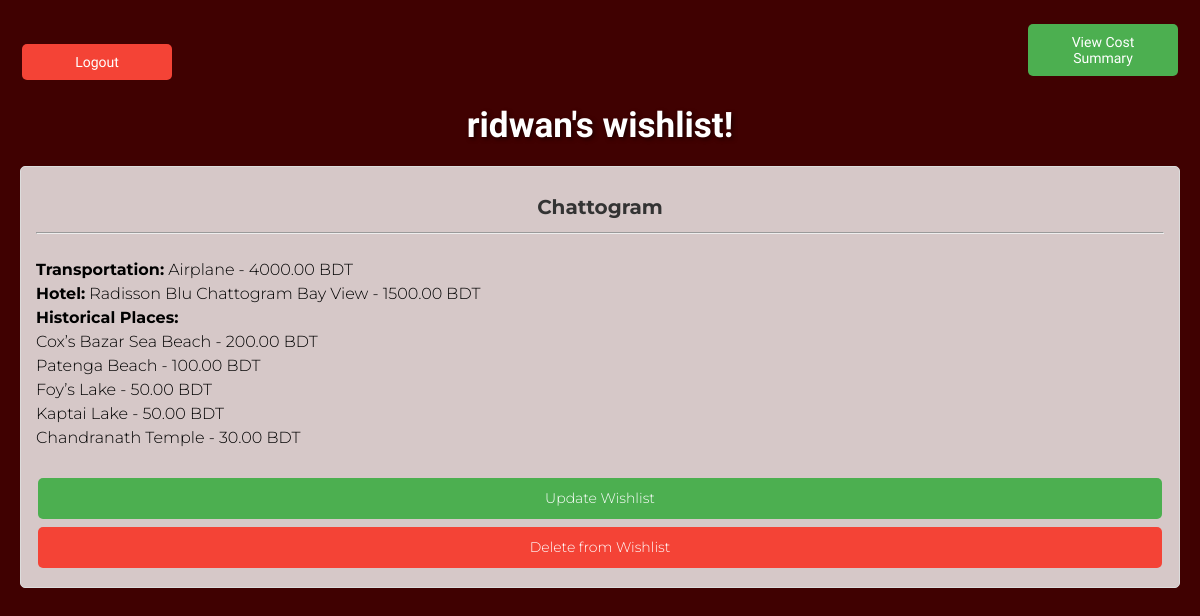
The app's page /wishlist.php (signed in) with its own data.
### tables this page shows
CREATE TABLE `place` (
  `place_id` int(11) NOT NULL,
  `place_name` varchar(50) NOT NULL,
  `best_season` varchar(20) NOT NULL,
  `place_pic` varchar(512) DEFAULT NULL
);

CREATE TABLE `transportation` (
  `transport_id` int(11) NOT NULL,
  `place_id` int(11) NOT NULL,
  `type` varchar(20) NOT NULL,
  `cost` decimal(10,2) NOT NULL
);

CREATE TABLE `hotel` (
  `hotel_id` int(11) NOT NULL,
  `place_id` int(11) NOT NULL,
  `hotel_name` varchar(100) NOT NULL,
  `stars` int(11) DEFAULT NULL CHECK (`stars` between 1 and 5),
  `avg_price` decimal(10,2) NOT NULL,
  `maps` varchar(256) DEFAULT NULL
);

CREATE TABLE `historicalplace` (
  `historical_id` int(11) NOT NULL,
  `place_id` int(11) NOT NULL,
  `name` varchar(100) NOT NULL,
  `description` text NOT NULL,
  `ticket_price` decimal(10,2) DEFAULT 0.00,
  `map` varchar(512) DEFAULT NULL,
  `picture` varchar(512) DEFAULT NULL
);

### wishlist.php (the view, shortened to what this page needs)
<?php
require_once 'DBconnect.php';
$user_id = $_SESSION['user_id'];
$sql = "SELECT p.place_id, p.place_name FROM Wishlist w
        JOIN Place p ON w.place_id = p.place_id
        WHERE w.user_id = $user_id";
$result = $conn->query($sql);
?>
<!DOCTYPE html>
<html lang="en">
<head>
    <link rel="stylesheet" href="style.css">
</head>
<body class="home">
    <header>
        <nav>
            <div class="nav_buttons">
                <a href="cost_summary.php" class="view-cost-summary-btn">View Cost Summary</a>
                <a href="logout.php" class="logout-btn">Logout</a>
            </div>
        </nav>
    </header>
    <main>
        <div class="user-info">
            <h3><?php echo $_SESSION['name']; ?>'s wishlist!</h3>
        </div>
        <div class="wishlist-container">
            <?php if ($result->num_rows > 0) {
                while ($row = $result->fetch_assoc()) {
                    $place_id = $row['place_id'];
                    $place_name = $row['place_name'];
                    $transport_sql = "SELECT t.type, t.cost FROM Transportation t
                                    JOIN Wishlist w ON t.transport_id = w.transport_id
                                    WHERE w.place_id = $place_id AND w.user_id = $user_id";
                    $transport_result = $conn->query($transport_sql);
                    $hotel_sql = "SELECT h.hotel_name, h.avg_price FROM Hotel h
                                JOIN Wishlist w ON h.hotel_id = w.hotel_id
                                WHERE w.place_id = $place_id AND w.user_id = $user_id";
                    $hotel_result = $conn->query($hotel_sql);
                    $historical_sql = "SELECT hp.name, hp.ticket_price FROM HistoricalPlace hp
                                    WHERE FIND_IN_SET(hp.historical_id,
                                    (SELECT w.historical_ids FROM Wishlist w
                                        WHERE w.place_id = $place_id AND w.user_id = $user_id))";
                    $historical_result = $conn->query($historical_sql);
            ?>
            <div class="place-wishlist">
                <h3><?php echo $place_name; ?></h3>
                <hr>
                <br>
                <p><strong>Transportation:</strong>
                <?php if ($transport_result->num_rows > 0) {
                    while ($transport = $transport_result->fetch_assoc()) {
                        echo $transport['type'] . " - " . $transport['cost'] . " BDT<br>";
                    }
                } else {
                    echo "None selected.";
                }
                ?>
                </p>
                <p><strong>Hotel:</strong>
                <?php if ($hotel_result->num_rows > 0) {
                    while ($hotel = $hotel_result->fetch_assoc()) {
                        echo $hotel['hotel_name'] . " - " . $hotel['avg_price'] . " BDT<br>";
                    }
                } else {
                    echo "None selected.";
                }
                ?>
                </p>
                <p><strong>Historical Places:</strong>
                <br>
                <?php if ($historical_result && $historical_result->num_rows > 0) {
                    while ($historical = $historical_result->fetch_assoc()) {
                        echo $historical['name'] . " - " . $historical['ticket_price'] . " BDT<br>";
                    }
                } else {
                    echo "None selected.";
                }
                ?>
                </p>
                <br>
                <a href="update_wishlist.php?place_id=<?php echo $place_id; ?>" class="update-btn-wish">Update Wishlist</a>
                <a href="delete_from_wishlist.php?place_id=<?php echo $place_id; ?>" class="delete-btn-wish" onclick="return confirm('Are you sure you want to remove this place from your wishlist?');">Delete from Wishlist</a>
            </div>
            <?php
                }
            } else {
                echo "<p class='empty-wishlist-message'>Your wishlist is empty.</p>";
            }
            ?>
        </div>
    </main>
</body>
</html>

### style.css (style rules this page uses)
* { margin: 0; padding: 0; box-sizing: border-box; }
html, body { height: 100%; font-family: Delius, Montserrat; font-optical-sizing: auto; font-weight: 300; font-style: normal; }
body.home { background-color: #400101; }
header { padding: 0 20px; }
nav { display: flex; justify-content: space-between; align-items: center; padding: 35px,0; }
.wishlist-container { display: flex; flex-wrap: wrap; gap: 20px; justify-content: center; padding: 20px; }
.view-cost-summary-btn { position: absolute; top: 20px; right: 20px; background-color: #4CAF50; color: white; padding: 10px; border: none; cursor: pointer; border-radius: 5px; }
.update-btn-wish { background-color: #4CAF50; border: none; color: white; padding: 10px 20px; text-align: center; text-decoration: none; display: inline-block; font-size: 14px; margin: 4px 2px; cursor: pointer; border-radius: 5px; }
.delete-btn-wish { background-color: #f44336; border: none; color: white; padding: 10px 20px; text-align: center; text-decoration: none; display: inline-block; font-size: 14px; margin: 4px 2px; cursor: pointer; border-radius: 5px; }
.place-wishlist { margin-bottom: 20px; padding: 15px; border: 1px solid #ddd; box-sizing: border-box; background-color: rgba(255, 255, 255, 0.784); font-family: Montserrat; border-radius: 5px; line-height: 1.5; display: flex; flex-direction: column; justify-content: space-between; flex: 1 1 300px; }
.user-info { display: flex; justify-content: space-between; align-items: center; justify-self: center; font-size: 30px; color: white; text-shadow: 2px 2px 4px rgba(0, 0, 0, 0.5); }
.wishlist-container h3 { font-size: 15px; font-weight: 700; margin-bottom: 10px; color: white; font-family: Montserrat; margin-top: 10px; }
.place-wishlist h3 { font-size: 20px; font-weight: 700; justify-content: center; align-self: center; color: #333; text-align: center; margin-bottom: 10px; }
.logout-btn { background-color: #f44336; color: white; padding: 10px 20px; text-align: center; text-decoration: none; display: inline-block; font-size: 14px; margin: 4px 2px; cursor: pointer; border-radius: 5px; border: none; }
.nav_buttons { display: flex; flex-direction: column; gap: 10px; margin-bottom: 20px; margin-top: 40px; align-items: right; }
.view-cost-summary-btn, .logout-btn { background-color: #4CAF50; color: white; padding: 10px 20px; text-align: center; text-decoration: none; display: inline-block; font-size: 14px; margin: 4px 2px; cursor: pointer; border-radius: 5px; border: none; width: 150px; }
.logout-btn { background-color: #f44336; }

### records on screen
place: place_name "Chattogram"
transportation: type "Airplane", cost "4000.00"
hotel: hotel_name "Radisson Blu Chattogram Bay View", avg_price "1500.00"
historicalplace: name "Cox’s Bazar Sea Beach", ticket_price "200.00"
historicalplace: name "Patenga Beach", ticket_price "100.00"
historicalplace: name "Foy’s Lake", ticket_price "50.00"
historicalplace: name "Kaptai Lake", ticket_price "50.00"
historicalplace: name "Chandranath Temple", ticket_price "30.00"

### other values on screen
$_SESSION['name'] "ridwan"
